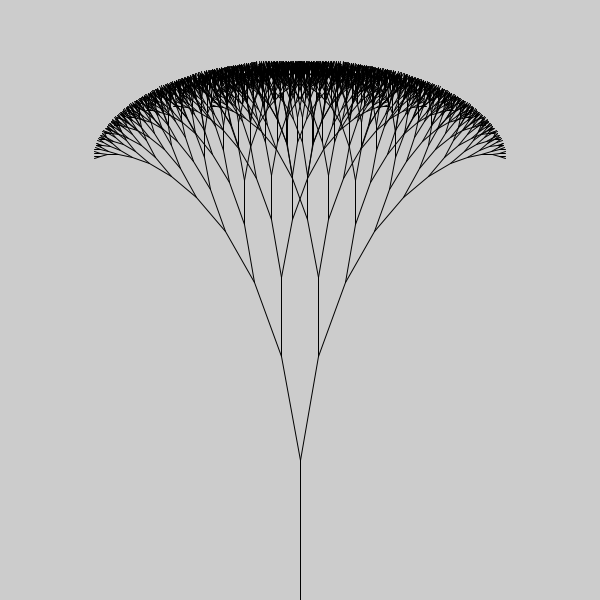
Frame 1 (no input)
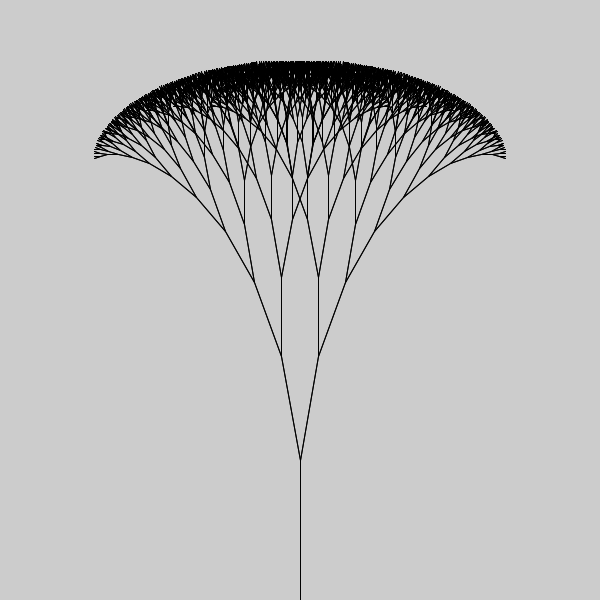
Frame 2 (the mouse pressed at the canvas centre, redrawn once)

The Processing sketch that drew these frames (run headless with seeded random() and noise(); the mouse was pressed at the canvas centre and the sketch redrawn once):

// Processing sketch: sk_recursive_tree_rot
// ── sk_recursive_tree_rot.pde
void setup()
{
  size( 600, 600 );
  noLoop();  // アニメーションしない
}

void draw()
{
  drawTree( width/2, height, 140, -90, 12 );
}

/**
  再帰関数：線を再帰的に短くし，回転させながら２分岐描画する．
*/
void drawTree( float fBeginX, float fBeginY, float fLength, float fRot, int iLevel )
{
  if( iLevel > 0 )
  {
     // 線の終点
    float fEndX = fBeginX + cos( radians( fRot ) ) * fLength;
    float fEndY = fBeginY + sin( radians( fRot ) ) * fLength;
    
    // 線の描画
    line( fBeginX, fBeginY, fEndX, fEndY );
    
    // 再帰呼び出し
    drawTree( fEndX, fEndY, fLength * 0.75, fRot + 10, iLevel - 1 );  // 回転を20から10へ
    drawTree( fEndX, fEndY, fLength * 0.75, fRot - 10, iLevel - 1 );  // 回転を20から10へ
  }
}
